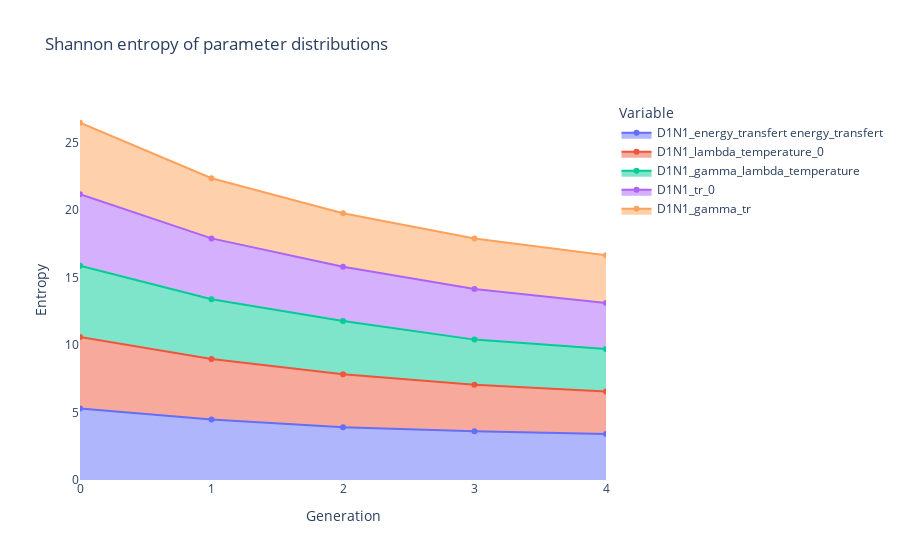

The code cell stored with this chart in its notebook:
### Code cell
viewer.shannon_entropy(bins=100_000)

### Figure 1 — Plotly figure (JSON) as saved in the notebook; plotly's stock layout.template omitted (floating-point values rounded to 4 significant figures)
{"data": [{"fillpattern": {"shape": ""}, "hovertemplate": "Variable=D1N1_energy_transfert energy_transfert<br>Generation=%{x}<br>Entropy=%{y}<extra></extra>", "legendgroup": "D1N1_energy_transfert energy_transfert", "line": {"color": "#636efa"}, "marker": {"symbol": "circle"}, "mode": "lines+markers", "name": "D1N1_energy_transfert energy_transfert", "orientation": "v", "showlegend": true, "stackgroup": "1", "type": "scatter", "x": [0, 1, 2, 3, 4], "xaxis": "x", "y": [5.291, 4.489, 3.914, 3.604, 3.416], "yaxis": "y"}, {"fillpattern": {"shape": ""}, "hovertemplate": "Variable=D1N1_lambda_temperature_0<br>Generation=%{x}<br>Entropy=%{y}<extra></extra>", "legendgroup": "D1N1_lambda_temperature_0", "line": {"color": "#EF553B"}, "marker": {"symbol": "circle"}, "mode": "lines+markers", "name": "D1N1_lambda_temperature_0", "orientation": "v", "showlegend": true, "stackgroup": "1", "type": "scatter", "x": [0, 1, 2, 3, 4], "xaxis": "x", "y": [5.298, 4.471, 3.924, 3.451, 3.15], "yaxis": "y"}, {"fillpattern": {"shape": ""}, "hovertemplate": "Variable=D1N1_gamma_lambda_temperature<br>Generation=%{x}<br>Entropy=%{y}<extra></extra>", "legendgroup": "D1N1_gamma_lambda_temperature", "line": {"color": "#00cc96"}, "marker": {"symbol": "circle"}, "mode": "lines+markers", "name": "D1N1_gamma_lambda_temperature", "orientation": "v", "showlegend": true, "stackgroup": "1", "type": "scatter", "x": [0, 1, 2, 3, 4], "xaxis": "x", "y": [5.291, 4.439, 3.936, 3.347, 3.132], "yaxis": "y"}, {"fillpattern": {"shape": ""}, "hovertemplate": "Variable=D1N1_tr_0<br>Generation=%{x}<br>Entropy=%{y}<extra></extra>", "legendgroup": "D1N1_tr_0", "line": {"color": "#ab63fa"}, "marker": {"symbol": "circle"}, "mode": "lines+markers", "name": "D1N1_tr_0", "orientation": "v", "showlegend": true, "stackgroup": "1", "type": "scatter", "x": [0, 1, 2, 3, 4], "xaxis": "x", "y": [5.298, 4.503, 4.029, 3.754, 3.423], "yaxis": "y"}, {"fillpattern": {"shape": ""}, "hovertemplate": "Variable=D1N1_gamma_tr<br>Generation=%{x}<br>Entropy=%{y}<extra></extra>", "legendgroup": "D1N1_gamma_tr", "line": {"color": "#FFA15A"}, "marker": {"symbol": "circle"}, "mode": "lines+markers", "name": "D1N1_gamma_tr", "orientation": "v", "showlegend": true, "stackgroup": "1", "type": "scatter", "x": [0, 1, 2, 3, 4], "xaxis": "x", "y": [5.291, 4.459, 3.968, 3.742, 3.525], "yaxis": "y"}], "layout": {"legend": {"title": {"text": "Variable"}, "tracegroupgap": 0}, "plot_bgcolor": "rgba(0, 0, 0, 0)", "title": {"text": "Shannon entropy of parameter distributions"}, "xaxis": {"anchor": "y", "domain": [0, 1], "showgrid": false, "title": {"text": "Generation"}}, "yaxis": {"anchor": "x", "domain": [0, 1], "showgrid": false, "title": {"text": "Entropy"}}}}
